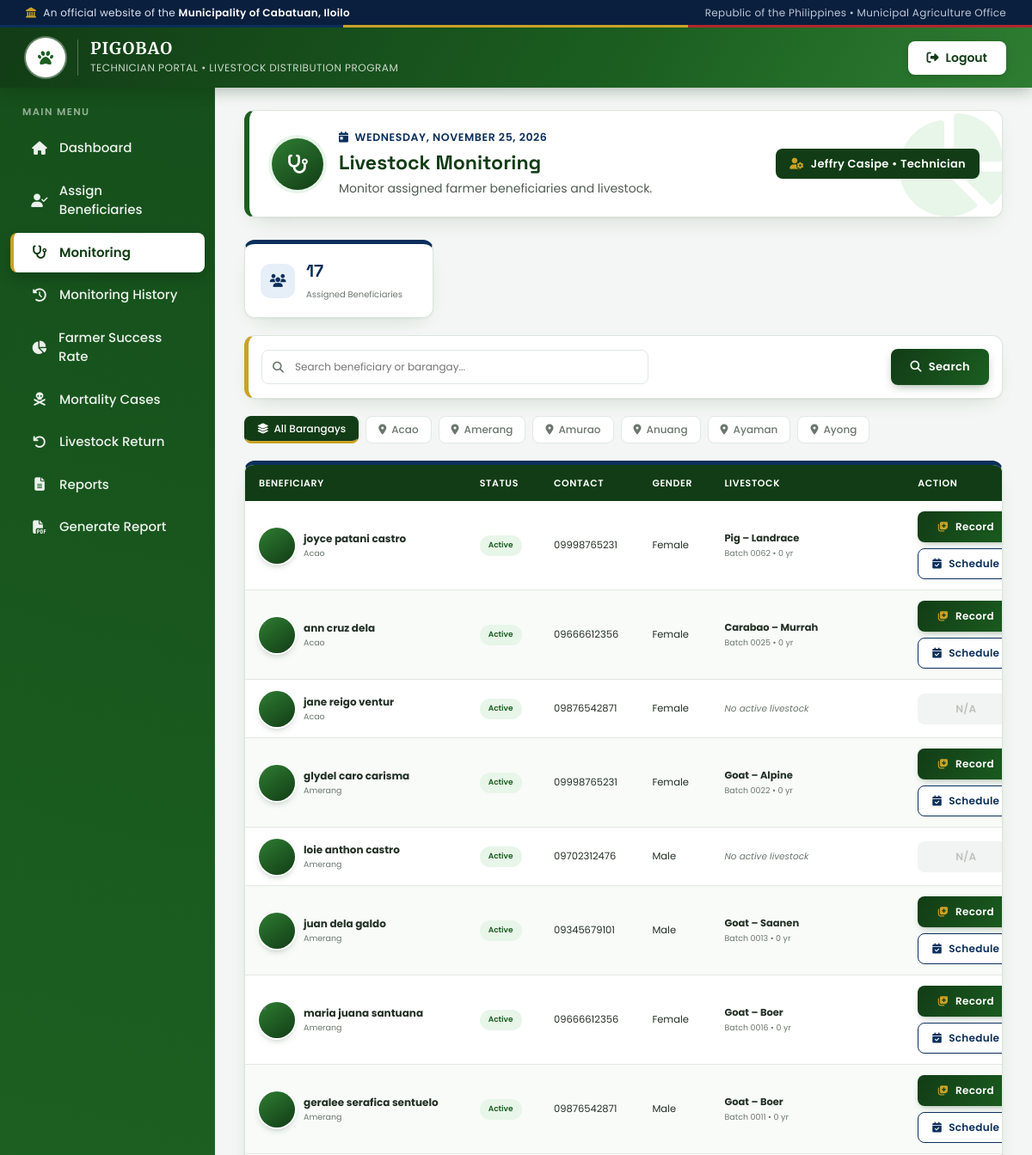
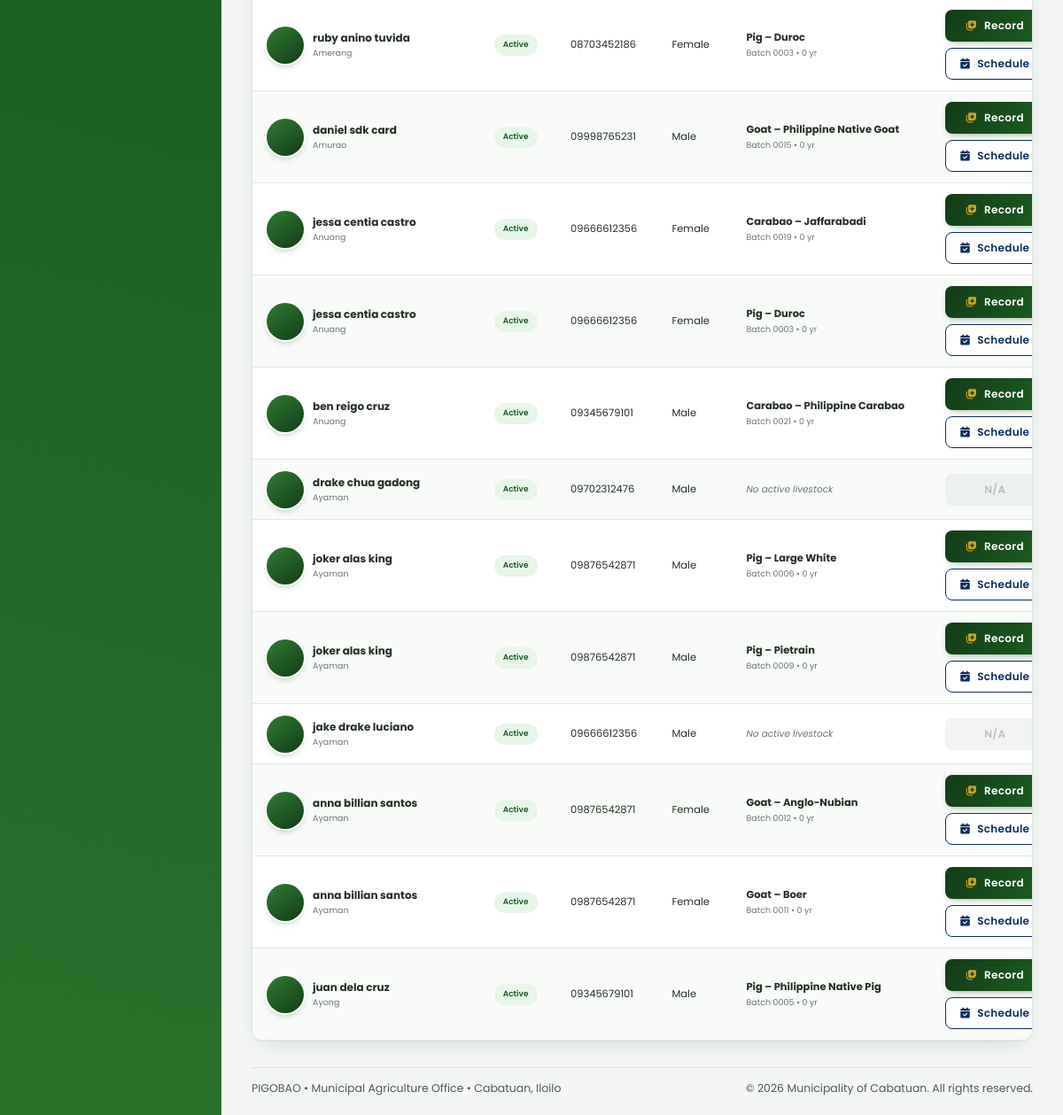
Screenshot of /monitoring.php (signed in) with the database file from the repository (2 pictures, top to bottom).
### tables this page shows
CREATE TABLE `barangays` (
  `barangay_id` int(10) UNSIGNED NOT NULL,
  `barangay_name` varchar(100) NOT NULL
);

CREATE TABLE `beneficiaries` (
  `beneficiary_id` int(10) UNSIGNED NOT NULL,
  `firstname` varchar(50) NOT NULL,
  `middlename` varchar(50) DEFAULT NULL,
  `lastname` varchar(50) NOT NULL,
  `extension_name` varchar(10) DEFAULT NULL,
  `gender` enum('Male','Female') NOT NULL,
  `barangay_id` int(10) UNSIGNED NOT NULL,
  `contact` varchar(50) DEFAULT NULL,
  `civil_status` enum('Single','Married','Widowed','Separated') DEFAULT NULL,
  `birthdate` date DEFAULT NULL,
  `photo` varchar(255) DEFAULT NULL,
  `registered_at` timestamp NOT NULL DEFAULT current_timestamp(),
  `status` enum('active','inactive') NOT NULL DEFAULT 'active'
);

CREATE TABLE `livestock` (
  `livestock_id` int(10) UNSIGNED NOT NULL,
  `kind` enum('goat','pig','carabao') NOT NULL,
  `breed` varchar(100) NOT NULL,
  `sex` enum('Male','Female','Unknown') NOT NULL DEFAULT 'Unknown',
  `birth_date` date DEFAULT NULL,
  `batch_no` varchar(50) NOT NULL,
  `status` enum('available','distributed','dead','retired') NOT NULL DEFAULT 'available',
  `created_at` timestamp NOT NULL DEFAULT current_timestamp(),
  `updated_at` timestamp NOT NULL DEFAULT current_timestamp() ON UPDATE current_timestamp()
);

### monitoring.php (the view, shortened to what this page needs)
<?php
require '../db.php';
if (!function_exists('pg_farmer_photo_col')) {
    function pg_farmer_photo_col(mysqli $conn): ?string {
        static $col = false;
        if ($col !== false) return $col;
        $col = null; $cols = [];
        if ($res = $conn->query("SHOW COLUMNS FROM beneficiaries")) {
            while ($r = $res->fetch_assoc()) $cols[strtolower($r['Field'])] = $r['Field'];
        }
        $candidates = ['photo','picture','profile_picture','profile_pic','profile_photo','profile_image',
                       'image','img','avatar','farmer_photo','farmer_image','farmer_picture','pic',
                       'photo_path','image_path','picture_path'];
        foreach ($candidates as $c) {
            if (isset($cols[$c])) { $col = $cols[$c]; break; }
        }
        return $col;
    }
}
if (!function_exists('pg_farmer_photo_url')) {
    function pg_farmer_photo_url($file): ?string {
        $file = trim((string)$file);
        $base  = basename($file);
        $tries = [];
        foreach (['../uploads/','../uploads/beneficiaries/','../uploads/farmers/','../uploads/profiles/','../uploads/profile/','uploads/'] as $d) {
            $tries[] = $d . $base;
        }
        return '../uploads/' . $base;
    }
}
if (!function_exists('pg_farmer_avatar')) {
    function pg_farmer_avatar($photo, string $name, string $extraClass = ''): string {
        $initial = mb_strtoupper(mb_substr(trim($name), 0, 1)) ?: '?';
        $url  = pg_farmer_photo_url($photo);
        $html = '<span class="farmer-avatar ' . htmlspecialchars($extraClass) . '">';
        $html .= '<span class="fa-init">' . htmlspecialchars($initial) . '</span>';
        if ($url) {
            $html .= '<img src="' . htmlspecialchars($url) . '" alt="' . htmlspecialchars($name) . '" loading="lazy" onerror="this.remove()">';
        }
        return $html . '</span>';
    }
}
$farmerPhotoCol = pg_farmer_photo_col($conn);
$tech_id=(int)$_SESSION['technician_id'];
$search=trim($_GET['search']??'');
$barangay_id=(int)($_GET['barangay_id']??0);
$barangayStmt=$conn->prepare("
    SELECT br.barangay_id, br.barangay_name
    FROM technician_barangay tb
    JOIN barangays br ON br.barangay_id=tb.barangay_id
    WHERE tb.technician_id=?
    ORDER BY br.barangay_name
");
$barangayStmt->bind_param("i",$tech_id);
$barangayStmt->execute();
$barangayResult=$barangayStmt->get_result();
$myBarangays=[];
while($row=$barangayResult->fetch_assoc()){
    $myBarangays[]=$row;
}
$sql="
SELECT
    b.*,
    br.barangay_name,
    d.distribution_id,
    l.livestock_id,
    l.batch_no,
    l.kind,
    l.breed,
    l.sex,
    l.birth_date,
    TIMESTAMPDIFF(YEAR,l.birth_date,CURDATE()) AS age
FROM beneficiaries b
JOIN barangays br ON b.barangay_id=br.barangay_id
LEFT JOIN distributions d
    ON d.beneficiary_id=b.beneficiary_id
    AND d.status='active'
LEFT JOIN livestock l ON d.livestock_id=l.livestock_id
WHERE b.barangay_id IN(
    SELECT barangay_id
    FROM technician_barangay
    WHERE technician_id=?
)
AND(
    b.firstname LIKE ?
    OR b.lastname LIKE ?
    OR br.barangay_name LIKE ?
    OR ?=''
)
AND(
    b.barangay_id=?
    OR ?=0
)
ORDER BY br.barangay_name,b.lastname
";
$stmt=$conn->prepare($sql);
$like="%".$search."%";
$stmt->bind_param(
    "issssii",
    $tech_id,
    $like,
    $like,
    $like,
    $search,
    $barangay_id,
    $barangay_id
);
$stmt->execute();
$result=$stmt->get_result();
$beneficiaries=[];
while($row=$result->fetch_assoc()){
    $beneficiaries[]=$row;
}
$totalBeneficiaries = count(array_unique(array_column($beneficiaries, 'beneficiary_id')));
?>
<!DOCTYPE html>
<html lang="en">
<head>
<link rel="stylesheet" href="https://cdnjs.cloudflare.com/ajax/libs/font-awesome/6.4.0/css/all.min.css">
</head>
<body>
<div class="gov-strip">
    <div class="left">
        <i class="fas fa-landmark"></i>
        <span>An official website of the <strong>Municipality of Cabatuan, Iloilo</strong></span>
    </div>
    <div class="right">Republic of the Philippines &bull; Municipal Agriculture Office</div>
</div>
<header class="site-header">
    <div class="brand">
        <div class="seal">
        </div>
        <div class="titles">
            <h1>PIGOBAO</h1>
            <small>Technician Portal &bull; Livestock Distribution Program</small>
        </div>
    </div>
    <a href="../tech_logout.php" class="site-logout"><i class="fas fa-right-from-bracket"></i> Logout</a>
</header>
<aside class="sidebar">
    <div class="menu-title">Main Menu</div>
    <a href="../technician_dashboard.php">
        <i class="fas fa-home"></i>
        Dashboard
    </a>
    <a href="assign_beneficiaries.php">
        <i class="fas fa-user-check"></i>
        Assign Beneficiaries
    </a>
    <a href="monitoring.php" class="active">
        <i class="fas fa-stethoscope"></i>
        Monitoring
    </a>
    <a href="monitoring_history.php">
        <i class="fas fa-history"></i>
        Monitoring History
    </a>
    <a href="farmer_success_rate.php">
        <i class="fas fa-chart-pie"></i>
        Farmer Success Rate
    </a>
    <a href="mortality_cases.php">
        <i class="fas fa-skull-crossbones"></i>
        Mortality Cases
    </a>
    <a href="livestock_return.php">
        <i class="fas fa-undo"></i>
        Livestock Return
    </a>
    <a href="tech_reports.php">
        <i class="fas fa-file-alt"></i>
        Reports
    </a>
    <a href="generate_report.php" >
        <i class="fas fa-file-pdf"></i>
         Generate Report</a>
</aside>
<main class="main">
<section class="content">
    <div class="page-card">
        <div class="page-icon"><i class="fas fa-stethoscope"></i></div>
        <div class="page-info">
            <div class="page-date"><i class="fas fa-calendar-day"></i> <?= date('l, F j, Y') ?></div>
            <h2>Livestock Monitoring</h2>
            <p>Monitor assigned farmer beneficiaries and livestock.</p>
        </div>
        <span class="role-pill"><i class="fas fa-user-gear"></i> <?=htmlspecialchars($_SESSION['name']??'Technician')?> &bull; Technician</span>
    </div>
    <div class="stat">
        <div class="stat-icon">
            <i class="fas fa-users"></i>
        </div>
        <div>
            <strong><?=$totalBeneficiaries?></strong>
            <span>Assigned Beneficiaries</span>
        </div>
    </div>
    <form method="GET" class="toolbar">
        <div class="search-box">
            <i class="fas fa-search"></i>
            <input
                type="text"
                name="search"
                value="<?=htmlspecialchars($search)?>"
                placeholder="Search beneficiary or barangay..."
            >
        </div>
        <button type="submit" class="search-btn">
            <i class="fas fa-search"></i> Search
        </button>
    </form>
    <div class="chip-row">
        <a
            href="?search=<?=urlencode($search)?>&barangay_id=0"
            class="chip<?=$barangay_id===0 ? ' active' : ''?>"
        >
            <i class="fas fa-layer-group"></i>
            All Barangays
        </a>
        <?php foreach($myBarangays as $brgy): ?>
            <a
                href="?search=<?=urlencode($search)?>&barangay_id=<?=(int)$brgy['barangay_id']?>"
                class="chip<?=$barangay_id===(int)$brgy['barangay_id'] ? ' active' : ''?>"
            >
                <i class="fas fa-map-marker-alt"></i>
                <?=htmlspecialchars($brgy['barangay_name'])?>
            </a>
        <?php endforeach; ?>
    </div>
    <?php if(empty($beneficiaries)): ?>
        <div class="empty">
            <i class="fas fa-users-slash"></i>
            <h3>No Beneficiaries Found</h3>
            <p>No assigned beneficiaries match your search.</p>
        </div>
    <?php else: ?>
        <div class="table-wrap">
        <div class="table-scroll">
        <table class="b-table">
            <thead>
                <tr>
                    <th>Beneficiary</th>
                    <th>Status</th>
                    <th>Contact</th>
                    <th>Gender</th>
                    <th>Livestock</th>
                    <th>Action</th>
                </tr>
            </thead>
            <tbody>
            <?php foreach($beneficiaries as $b): ?>
                <?php $b['farmer_photo_url'] = pg_farmer_photo_url($farmerPhotoCol ? ($b[$farmerPhotoCol] ?? null) : null); ?>
                <tr>
                    <td>
                        <div class="beneficiary-name">
                            <?= pg_farmer_avatar(
                                $farmerPhotoCol ? ($b[$farmerPhotoCol] ?? null) : null,
                                trim(($b['firstname']??'').' '.($b['lastname']??''))
                            ) ?>
                            <div>
                                <strong>
                                    <?=htmlspecialchars(
                                        trim(
                                            ($b['firstname']??'').' '.
                                            ($b['middlename']??'').' '.
                                            ($b['lastname']??'')
                                        )
                                    )?>
                                </strong>
                                <span>
                                    <?=htmlspecialchars($b['barangay_name']??'No Barangay')?>
                                </span>
                            </div>
                        </div>
                    </td>
                    <td>
                        <span class="status">
                            <?=htmlspecialchars(ucfirst($b['status']??'Active'))?>
                        </span>
                    </td>
                    <td class="cell-muted">
                        <?=htmlspecialchars($b['contact']??'N/A')?>
                    </td>
                    <td class="cell-muted">
                        <?=htmlspecialchars($b['gender']??'N/A')?>
                    </td>
                    <td>
                        <?php if(!empty($b['livestock_id'])): ?>
                            <div class="livestock-cell">
                                <strong>
                                    <?=htmlspecialchars(ucfirst($b['kind']??'N/A'))?>
                                    <?php if(!empty($b['breed'])): ?>
                                        &ndash; <?=htmlspecialchars($b['breed'])?>
                                    <?php endif; ?>
                                </strong>
                                <span>
                                    Batch <?=htmlspecialchars($b['batch_no']??'N/A')?>
                                    &bull; <?=htmlspecialchars($b['age']??'N/A')?> yr
                                </span>
                            </div>
                        <?php else: ?>
                            <span class="no-livestock">No active livestock</span>
                        <?php endif; ?>
                    </td>
                    <td>
                        <?php if(!empty($b['distribution_id'])): ?>
                            <div class="action-cell">
                                <button
                                    type="button"
                                    class="monitor-btn"
                                    onclick='openMonitoring(<?=json_encode($b,JSON_HEX_TAG|JSON_HEX_APOS|JSON_HEX_QUOT|JSON_HEX_AMP)?>)'
                                >
                                    <i class="fas fa-notes-medical"></i>
                                    Record
                                </button>
                                <button
                                    type="button"
                                    class="schedule-btn"
                                    onclick='openSchedule(<?=json_encode($b,JSON_HEX_TAG|JSON_HEX_APOS|JSON_HEX_QUOT|JSON_HEX_AMP)?>)'
                                >
                                    <i class="fas fa-calendar-check"></i>
                                    Schedule
                                </button>
                            </div>
                        <?php else: ?>
                            <button
                                type="button"
                                class="monitor-btn"
                                disabled
                                style="opacity:.5;cursor:not-allowed;"
                            >
                                N/A
                            </button>
                        <?php endif; ?>
                    </td>
                </tr>
            <?php endforeach; ?>
            </tbody>
        </table>
        </div>
        </div>
    <?php endif; ?>
    <div class="gov-footer">
        <div class="inner">
            <span>PIGOBAO &bull; Municipal Agriculture Office &bull; Cabatuan, Iloilo</span>
            <span>&copy; <?=date('Y')?> Municipality of Cabatuan. All rights reserved.</span>
        </div>
    </div>
</section>
</main>
</body>
</html>

### rows the page displays
barangays: barangay_name "Acao"
barangays: barangay_name "Amerang"
barangays: barangay_name "Amurao"
barangays: barangay_name "Anuang"
barangays: barangay_name "Ayaman"
barangays: barangay_name "Ayong"
beneficiaries: firstname+middlename+lastname "joyce patani castro", barangay.barangay_name "Acao", status "Active", contact "09998765231", gender "Female", livestock.kind "Pig", livestock.breed "Landrace", livestock.batch_no "0062", age "0"
beneficiaries: initial "A", firstname+middlename+lastname "ann cruz dela", barangay.barangay_name "Acao", status "Active", contact "09666612356", gender "Female", livestock.kind "Carabao", livestock.breed "Murrah", livestock.batch_no "0025", age "0"
beneficiaries: firstname+middlename+lastname "jane reigo ventur", barangay.barangay_name "Acao", status "Active", contact "09876542871", gender "Female", shows "No active livestock", shows "N/A"
beneficiaries: initial "G", firstname+middlename+lastname "glydel caro carisma", barangay.barangay_name "Amerang", status "Active", contact "09998765231", gender "Female", livestock.kind "Goat", livestock.breed "Alpine", livestock.batch_no "0022", age "0"
beneficiaries: firstname+middlename+lastname "loie anthon castro", barangay.barangay_name "Amerang", status "Active", contact "09702312476", gender "Male", shows "No active livestock", shows "N/A"
beneficiaries: firstname+middlename+lastname "juan dela galdo", barangay.barangay_name "Amerang", status "Active", contact "09345679101", gender "Male", livestock.kind "Goat", livestock.breed "Saanen", livestock.batch_no "0013", age "0"
beneficiaries: initial "M", firstname+middlename+lastname "maria juana santuana", barangay.barangay_name "Amerang", status "Active", contact "09666612356", gender "Female", livestock.kind "Goat", livestock.breed "Boer", livestock.batch_no "0016", age "0"
beneficiaries: initial "G", firstname+middlename+lastname "geralee serafica sentuelo", barangay.barangay_name "Amerang", status "Active", contact "09876542871", gender "Male", livestock.kind "Goat", livestock.breed "Boer", livestock.batch_no "0011", age "0"
beneficiaries: initial "R", firstname+middlename+lastname "ruby anino tuvida", barangay.barangay_name "Amerang", status "Active", contact "08703452186", gender "Female", livestock.kind "Pig", livestock.breed "Duroc", livestock.batch_no "0003", age "0"
beneficiaries: firstname+middlename+lastname "daniel sdk card", barangay.barangay_name "Amurao", status "Active", contact "09998765231", gender "Male", livestock.kind "Goat", livestock.breed "Philippine Native Goat", livestock.batch_no "0015", age "0"
beneficiaries: firstname+middlename+lastname "jessa centia castro", barangay.barangay_name "Anuang", status "Active", contact "09666612356", gender "Female", livestock.kind "Carabao", livestock.breed "Jaffarabadi", livestock.batch_no "0019", age "0", livestock.kind "Pig", livestock.breed "Duroc", livestock.batch_no "0003"
beneficiaries: firstname+middlename+lastname "ben reigo cruz", barangay.barangay_name "Anuang", status "Active", contact "09345679101", gender "Male", livestock.kind "Carabao", livestock.breed "Philippine Carabao", livestock.batch_no "0021", age "0"
beneficiaries: firstname+middlename+lastname "drake chua gadong", barangay.barangay_name "Ayaman", status "Active", contact "09702312476", gender "Male", shows "No active livestock", shows "N/A"
beneficiaries: firstname+middlename+lastname "joker alas king", barangay.barangay_name "Ayaman", status "Active", contact "09876542871", gender "Male", livestock.kind "Pig", livestock.breed "Large White", livestock.batch_no "0006", age "0", livestock.breed "Pietrain", livestock.batch_no "0009"
beneficiaries: firstname+middlename+lastname "jake drake luciano", barangay.barangay_name "Ayaman", status "Active", contact "09666612356", gender "Male", shows "No active livestock", shows "N/A"
beneficiaries: initial "A", firstname+middlename+lastname "anna billian santos", barangay.barangay_name "Ayaman", status "Active", contact "09876542871", gender "Female", livestock.kind "Goat", livestock.breed "Anglo-Nubian", livestock.batch_no "0012", age "0", livestock.breed "Boer", livestock.batch_no "0011"
beneficiaries: firstname+middlename+lastname "juan dela cruz", barangay.barangay_name "Ayong", status "Active", contact "09345679101", gender "Male", livestock.kind "Pig", livestock.breed "Philippine Native Pig", livestock.batch_no "0005", age "0"

### other values shown
$_SESSION['name'] "Jeffry Casipe"
$totalBeneficiaries "17"
